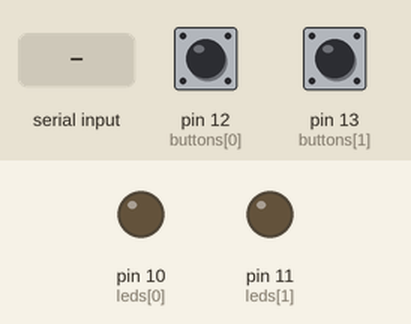
A sketch run on a simulated Arduino Uno, built with avr-gcc and run on an emulated ATmega328P. Parts: output pins drawn as LEDs (lit = HIGH). The test bench sets the inputs (shaded band); at power-on: pin 12 (buttons[0]) HIGH, pin 13 (buttons[1]) HIGH.

Above: at 1.2 s.
1.3 s: "1\n" received over Serial
At 1.9 s:
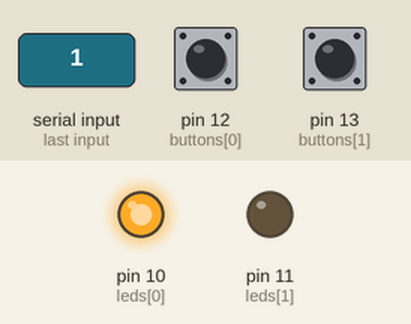
4.4 s: "0\n" received over Serial
At 5.5 s:
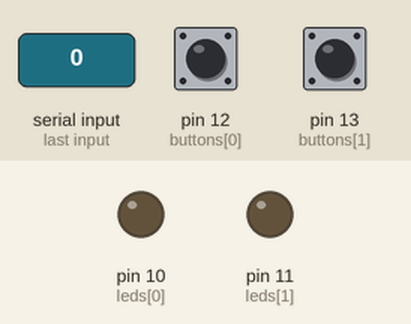
Timing chart, 0 to 7.4 s (numbered marks = the images above; inputs shaded):
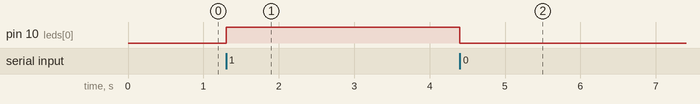

Measured:
- after the input at 1.3 s, pin 10 (leds[0]): LOW → HIGH at once
- after the input at 4.4 s, pin 10 (leds[0]): HIGH → LOW at once

The sketch:

hardware.ino
```cpp
#define numButtons 2

const int buttons[] = {12, 13};
const int leds[] = {10, 11};

boolean previousButtonStates[numButtons];

void setup() {
  Serial.begin(9600);

  for (int i = 0; i < numButtons; i++) {
    pinMode(buttons[i], INPUT_PULLUP);
    pinMode(leds[i], OUTPUT);
  }
}

void loop() {
  checkButtons();
  checkSerial();
}

void checkButtons() {
  boolean buttonStates[numButtons];
  boolean debounce = false;

  for (int i = 0; i < numButtons; i++) {
    buttonStates[i] = !digitalRead(buttons[i]);

    if (buttonStates[i] && !previousButtonStates[i]) {
      Serial.println(i + 1);
      debounce = true;
    }
  }

  if (debounce) delay(100);

  memcpy(previousButtonStates, buttonStates, numButtons);
}

void checkSerial() {
  if (Serial.available()) {
    String data = Serial.readStringUntil('\n');
    for (int i = 0; i < numButtons; i++) {
      switch(data.charAt(i)) {
        case '1':
          digitalWrite(leds[i], HIGH);
          break;
        case '0':
          digitalWrite(leds[i], LOW);
          break;
      }
    }
  }
}
```
